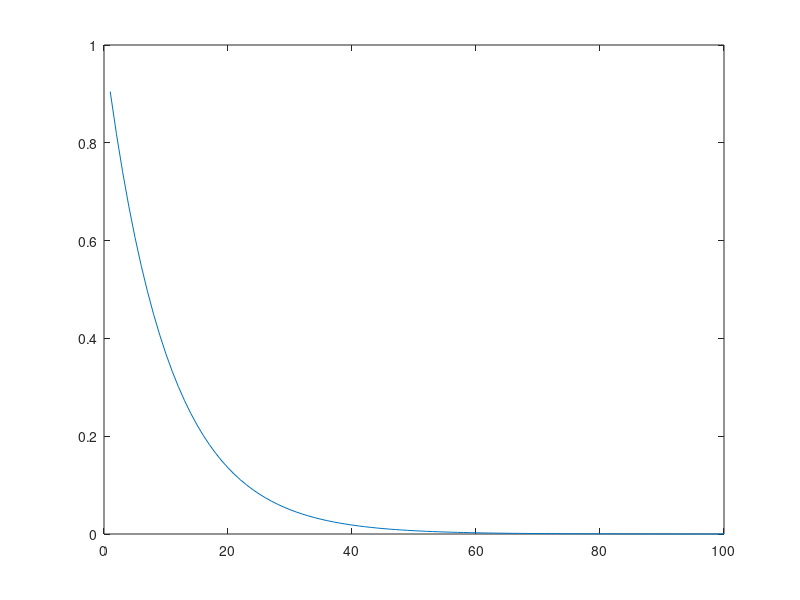

Reproduce this figure in MATLAB. (Note: this script raises an error after producing the figure.)
%% Matlab convolution (conv2) and the photocurrent response
%
% These notes explain how we set up the conv2 in
%
%    @osLinear.computeCurrent
%
% In computeCurrent we use conv2(h,A) to calculate the photocurrent.  The
% columns of A are the absorptions, and h is the convolution kernel for a
% particular type of cone (L,M or S).
%
% The impulse response function, h, in the conv2(h,A) is always returned to
% be at least 400 ms, and it is interpolated to match the times of the
% abosrptions in A.
%
% Also - we trunctate responses after the stimulus (photon absorptions) are
% specified.
%
% BW, ISETBIO Team, 2016

%% Suppose this is the convolution kernel

% We make an asymmetric kernel because it is easier to understand

tSamples = 1:100;
h = exp(-1*tSamples/10);
h = h(:);
plot(h);

%% Now, suppose we have a 2D data set (think photocurrent) here.

% Each column is a pixel, imagine the absorptions over time

% All zeros
A = zeros(100,3);

% Except one absorption
A(3,:) = 1;

%% When we convolve we get this

r = conv2(h,A);

fprintf('Length of r %d\n',length(r))

% A 1 in the first slot creates the exponential impulse response function.
% It last a long time and it doesn't start until a few steps in because,
% well, the absorptions start a few steps in
vcNewGraphWin; plot(r(:,1))

%% A value in the 3rd and 30th slot produces two of them

A = zeros(200,3);
A(3,:) = 1;
A(30,:) = 1;
r = conv2(h,A);
vcNewGraphWin; plot(r(:,1))

%% A value in the 3rd and 30th slot produces two of them

A = zeros(60,3);
A(3,:) = 1;
A(30,:) = 1;
r = conv2(h,A);
vcNewGraphWin; plot(r(:,1))

%% But if the impulse response is longer than the stimulus

% We seem to be OK
tSamples = 1:100;
h = exp(-1*tSamples/10);
h = h(:);

A = zeros(30,3);
A(3,:) = 1;
A(30,:) = 1;
r = conv2(h,A);

% The output is truncated.
vcNewGraphWin; plot(r(:,1))

%% We truncate the response to the length of the absorptions

%
% conv2 produces currents that carry on past the end of the stimulus time
% (absorptions).  
%
% BUT when a user creates a stimulus we think the user should sspecify the
% entire time of interest, say by appending a uniform field. The values
% calculated by conv2() beyond the end of the stimulus assume that there
% are 0 photon absorptions in the stimulus. We don't think this
% zero-padding is expected by most (naive) users.

% We seem to be OK
tSamples = 1:100;
h = exp(-1*tSamples/10);
h = h(:);

A = zeros(30,3);
A(3,:) = 1;
A(30,:) = 1;
r = conv2(h,A);

r = r(1:30,:);

% The output is truncated.
vcNewGraphWin; plot(r(:,1))

%%
